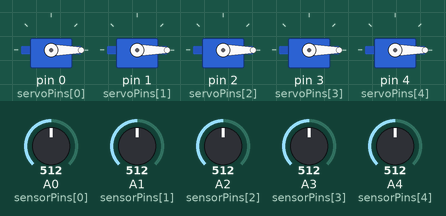
Bench run of a sketch on a simulated Arduino Uno, built with avr-gcc and run on an emulated ATmega328P. Shown: 5 × servo. The test bench sets the inputs (shaded band); at power-on: A0 (sensorPins[0]) = 512, A1 (sensorPins[1]) = 512, A2 (sensorPins[2]) = 512, A3 (sensorPins[3]) = 512, A4 (sensorPins[4]) = 512.

Above: at 1.2 s.
1.3 s: A0 (sensorPins[0]) set to 1000
At 2.1 s:
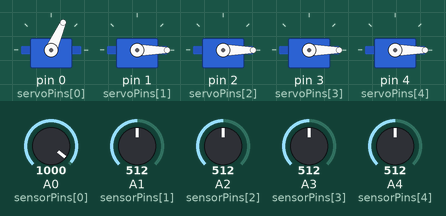
2.8 s: A1 (sensorPins[1]) set to 1000
At 3.2 s:
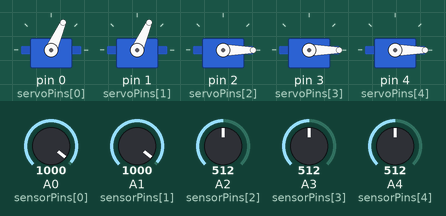
4.3 s: A2 (sensorPins[2]) set to 1000
At 5.5 s:
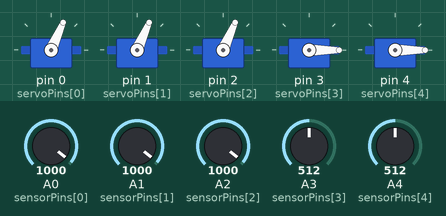
5.8 s: A3 (sensorPins[3]) set to 1000
At 6.6 s:
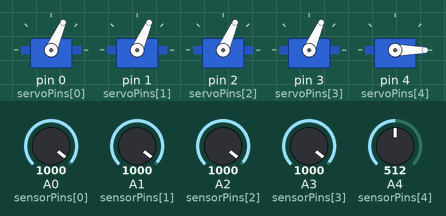
7.3 s: A4 (sensorPins[4]) set to 1000
At 7.6 s:
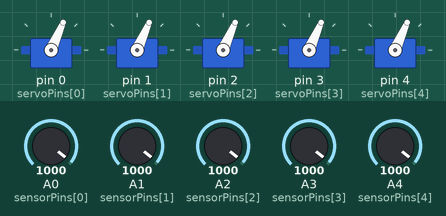
8.8 s: A0 (sensorPins[0]) set to 992
At 9.3 s:
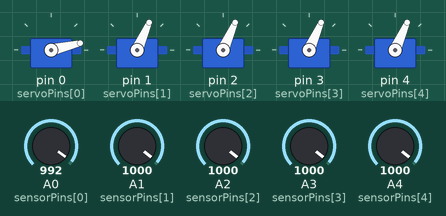
Timing chart, 0 to 11.3 s (numbered marks = the images above; inputs shaded):
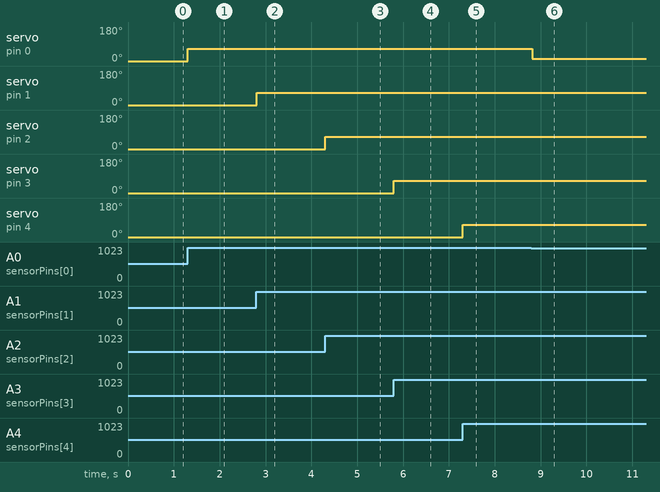

Measured:
- after the input at 1.3 s, servo on pin 0 (servoPins[0]): 0° → 66° at once
- after the input at 2.8 s, servo on pin 1 (servoPins[1]): 0° → 66° at once
- after the input at 4.3 s, servo on pin 2 (servoPins[2]): 0° → 66° at once
- after the input at 5.8 s, servo on pin 3 (servoPins[3]): 0° → 66° at once
- after the input at 7.3 s, servo on pin 4 (servoPins[4]): 0° → 66° at once
- after the input at 8.8 s, servo on pin 0 (servoPins[0]): 66° → 13° at once

The sketch:

sketch.ino
```cpp
#include <Servo.h>

// Define constants
const int numSensors = 5;
const int sensorPins[numSensors] = {A0, A1, A2, A3, A4};
const int servoPins[numSensors] = {0, 1, 2, 3, 4};
const int minAnalogValue = 990;
const int maxAnalogValue = 1017;
const int minServoAngle = 0;
const int maxServoAngle = 180;
const int delayTime = 15;

Servo servos[numSensors];

void setup() {
  // Attach servo pins
  for (int i = 0; i < numSensors; i++) {
    servos[i].attach(servoPins[i]);
    pinMode(sensorPins[i], INPUT);
  }
}

void loop() {
  for (int i = 0; i < numSensors; i++) {
    // Read sensor value
    int sensorValue = analogRead(sensorPins[i]);

    // Map and constrain the value to the servo range
    int servoAngle = map(sensorValue, minAnalogValue, maxAnalogValue, minServoAngle, maxServoAngle);
    servoAngle = constrain(servoAngle, minServoAngle, maxServoAngle);

    // Write the angle to the servo
    servos[i].write(servoAngle);
  }

  delay(delayTime);
}
```
